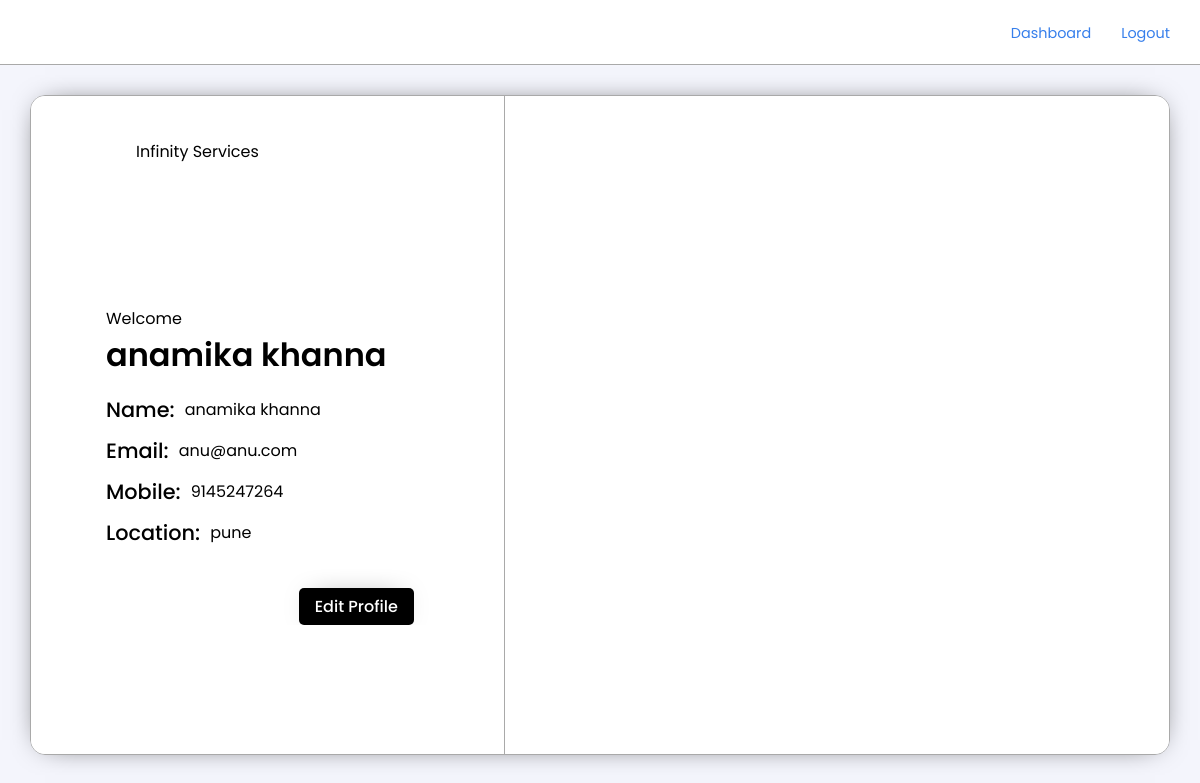
The page /user/profile.php (signed in) on the database as committed earlier.
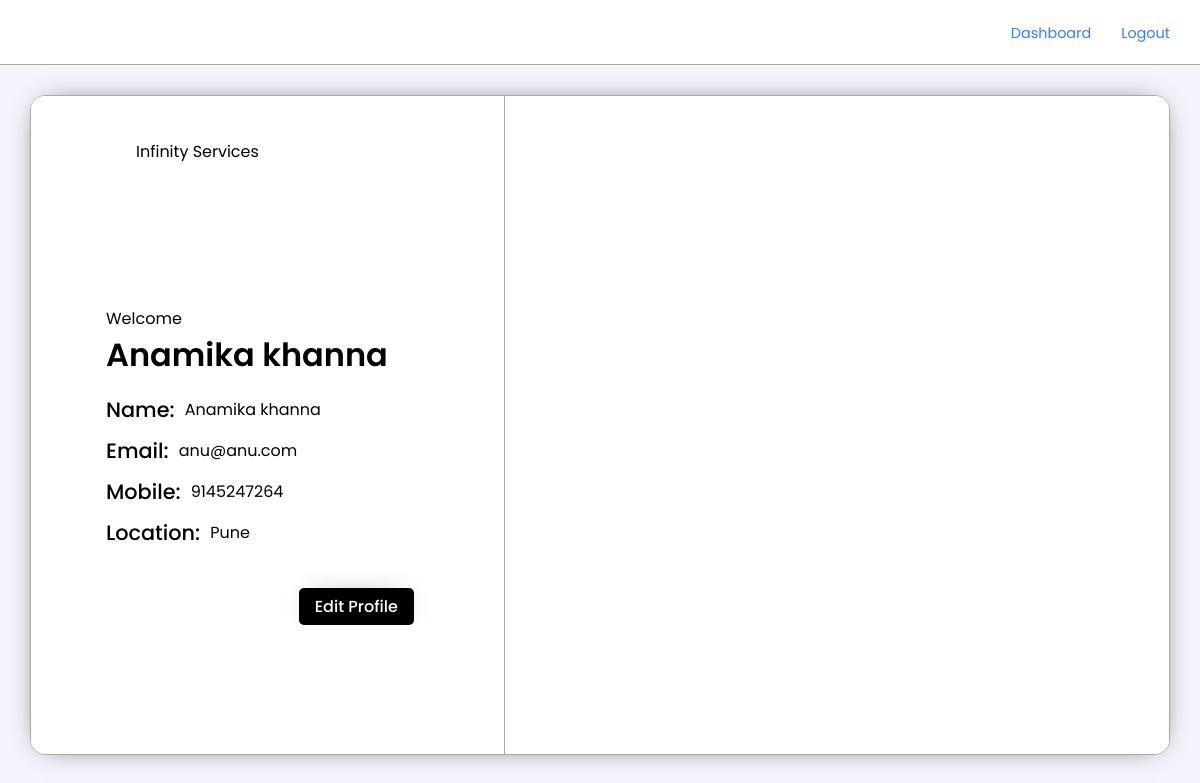
The same page on the database as committed later.
### tables this page shows
CREATE TABLE `users` (
  `id` int(11) NOT NULL,
  `uname` varchar(50) NOT NULL,
  `umail` varchar(50) NOT NULL,
  `umob` bigint(20) NOT NULL,
  `location` varchar(25) DEFAULT NULL
);

### user/profile.php (the view, shortened to what this page needs)
<?php
     include ("../conn.php");
     $userId = $_SESSION['sess_id'];
     mysqli_select_db($conn, 'infinity') or die(mysqli_error($conn));
     $unFIlteredSPData = mysqli_query($conn, "SELECT * FROM users WHERE id= '$userId'");
     $spData = mysqli_fetch_array($unFIlteredSPData);
?>
<!DOCTYPE html>
<html lang="en">
<head>
    <link rel="stylesheet" href="../Assets/Styles/style.css?v=<?php echo time(); ?>">
</head>
<body>
<nav class="glass">
        <a href="#home"><img src="../Assets/Images/infinityLoop2.gif" class="navImg" alt=""></a>
            <ul>
            <li><a href='./'>Dashboard</a></li>
            <li><a href='../logout.php'>Logout</a></li>
        </ul>
    </nav>
<section class="lsSection"id="mainSectionSmall">
        <div class="lsModal boxShadow1">
            <div class="lsModalSec1">
            <div class="lsModalLogoDiv">
                    <img src="../Assets/Images/infinityLoop2.gif" class="lsModalLogo" alt="" />
                    <p>Infinity Services</p>
            </div>
                <div class="lsModelForm">
                    <p>Welcome <h2><?php echo"$spData[uname]" ?></h2></p>
                    <ul>
                        <li><h3>Name:</h3> <p><?php echo"$spData[uname]" ?></p></li>
                        <li><h3>Email:</h3> <p><?php echo"$spData[umail]" ?></p> </li>
                        <li><h3>Mobile:</h3> <p><?php echo"$spData[umob]" ?></p></li>
                        <li><h3>Location:</h3> <p><?php echo"$spData[location]" ?></p></li>
                    </ul>
                    <div class="lsModelFormBottom">
                        <a href="account-setup.php" class="btn boxShadow1" type="submit" name="add_prof">Edit Profile</a>                    </div>
                </div>
            </div>
            <div class="lsModalSec2">
            </div>
        </div>
    </section>
</body>
</html>

Rows that differ between the two databases and show on the page:
changed users "anu@anu.com": uname "anamika khanna" → "Anamika khanna"; location "pune" → "Pune"
